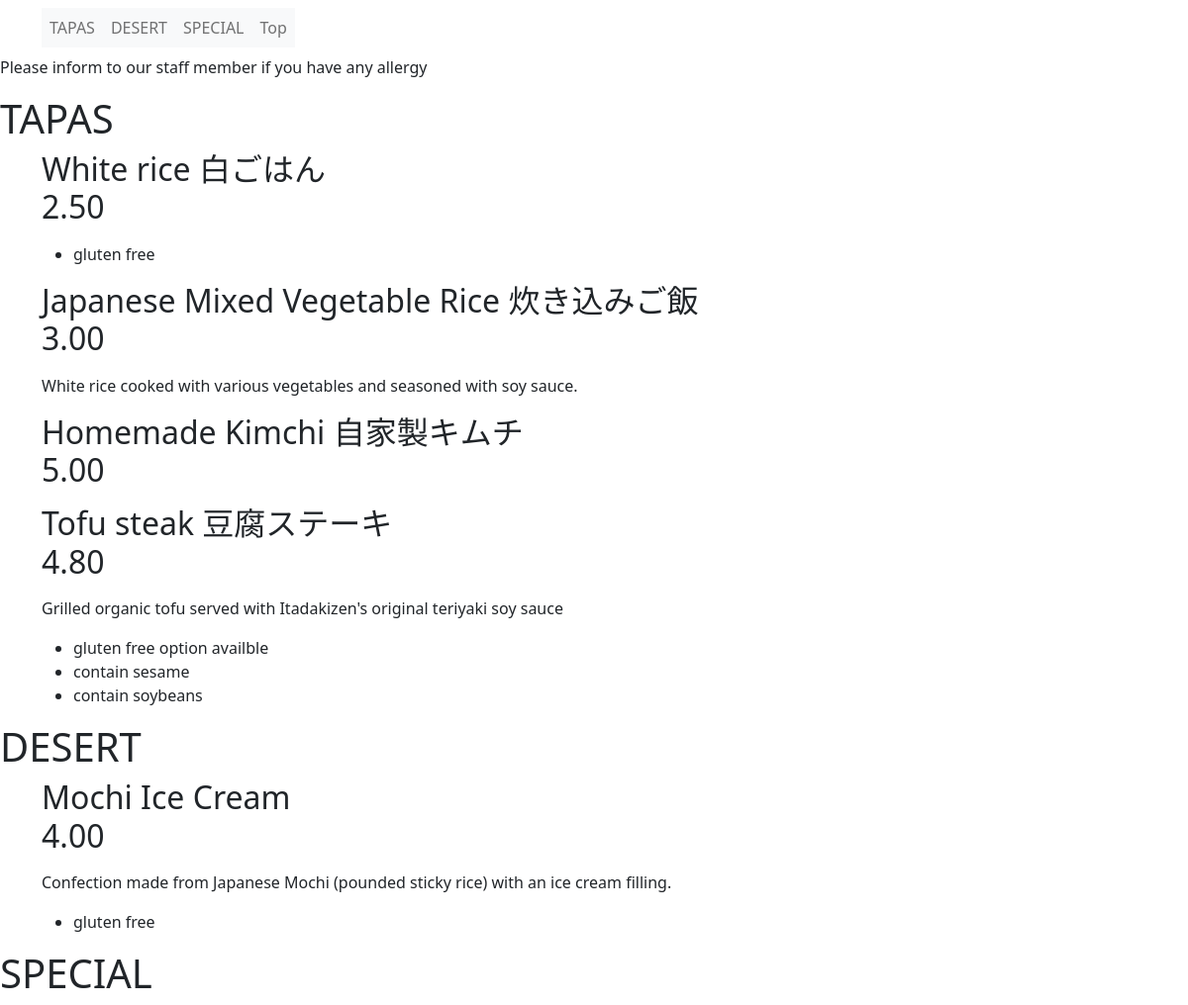
Before: /itadakizen-london/foodmenu with the older database file.
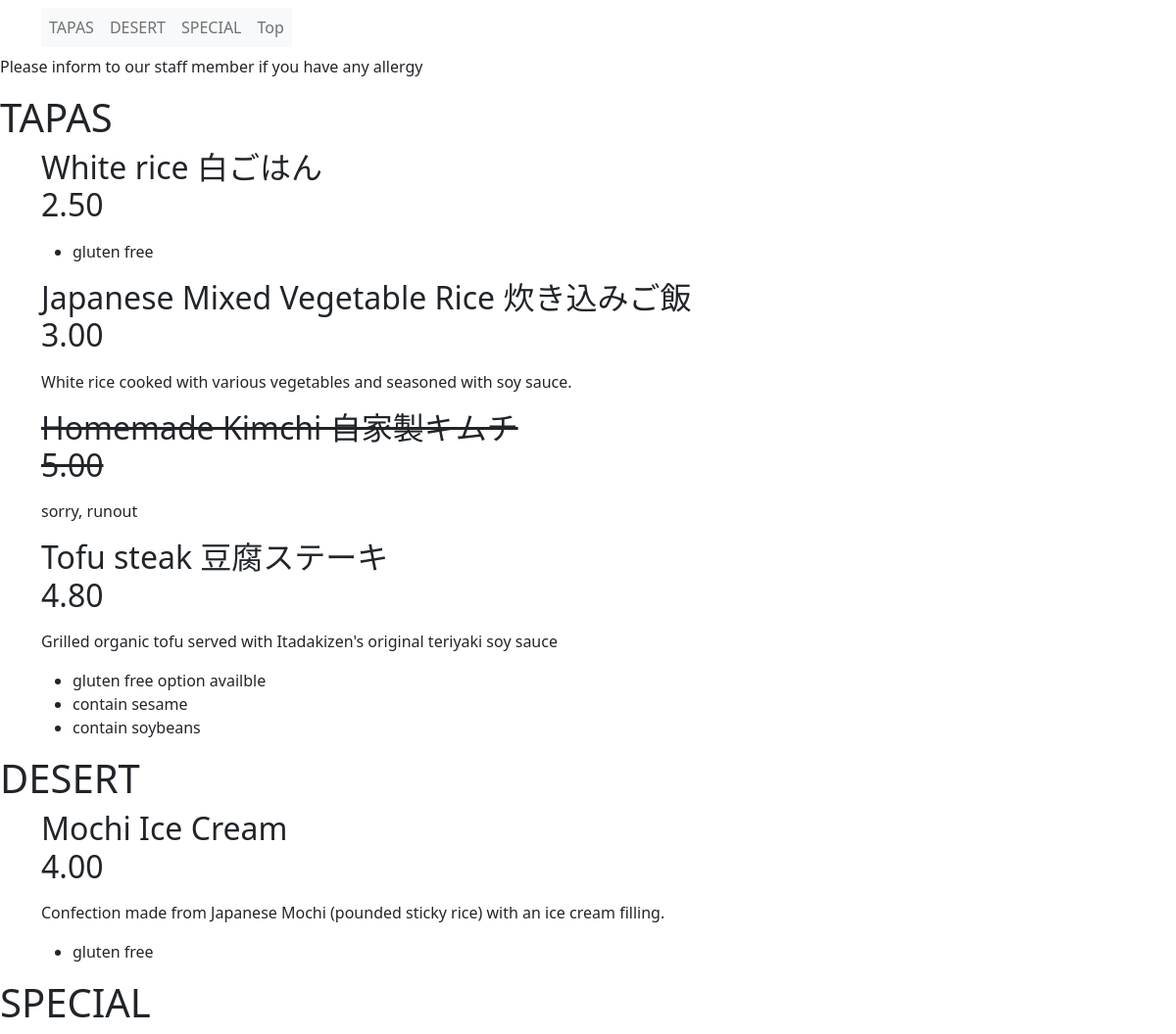
After: the same page with the newer database file.
### menu/models.py (models this page shows)
class FoodMenuItem(models.Model):
    item_name = models.CharField(max_length=100, null=False, blank=False, primary_key=True)
    CATEGORY_CHOICES = [
        ('TAPAS', 'Tapas'),
        ('DESERT', 'Desert'),
        ('SPECIAL', 'Special')
    ]
    category = models.CharField(max_length=50, choices=CATEGORY_CHOICES, null=False, blank=False)
    description = models.CharField(max_length=500, null=True, blank=True)
    price = models.DecimalField(max_digits=6, decimal_places=2, null=False, blank=False)
    active = models.BooleanField(default=True)
    runout = models.BooleanField(default=False)
    glueten_free = models.BooleanField(default=False)
    glueten_free_option = models.BooleanField(default=False)
    onion_garlic_free_option = models.BooleanField(default=False)
    sesame = models.BooleanField(default=False)
    soybeans = models.BooleanField(default=False)
    nuts = models.BooleanField(default=False)
    peanuts = models.BooleanField(default=False)
    mustard = models.BooleanField(default=False)

### menu/views.py (the view)
# urls.py: path('itadakizen-london/foodmenu', views.foodMenu, name='food-menu'),
def foodMenu(request):
    food_menu = FoodMenuItem.objects.all()
    food_category = FoodMenuItem._meta.get_field('category').choices
    category = []
    for c in food_category:
        category.append(c[0])
    return render(request, 'menu/food.html', {'food_menu':food_menu, 'categories':category})

### menu/templates/menu/food.html (shortened to what this page needs)
{% include "./header.html" %}
<body class="food-menu">
  {% include "./menu_nav.html" %}
  <p>Please inform to our staff member if you have any allergy</p>
  {% for category in categories %}
    <h1 class='menu-title' id='{{ category }}'>{{ category }}</h1>
    {% for food in food_menu %}
      {% if food.active == True %}
        {% if food.category == category %}
          <div class="container-sm" id="menu-item">
            {% if food.runout == False %}
            <h2 id="item-name">{{ food.item_name }}
              <p id="item-name">{{ food.price }}</p>
            </h2>
            {% else %}
            <h2 id="item-name" style="text-decoration: line-through">{{ food.item_name }}
              <p id="item-name">{{ food.price }}</p>
            </h2>
            <p id="runout-msg">sorry, runout</p>
            {% endif %}
            <p id="item-description">{{ food.description }}</p>
            <ul>
            {% if food.glueten_free == True %}
              <li id="item-info" class="gluten">gluten free</li>
            {% endif %}
            {% if food.glueten_free_option == True %}
              <li id="item-info" class="gluten">gluten free option availble</li>
            {% endif %}
            {% if food.sesame == True %}
              <li id="item-info" class="allergy">contain sesame</li>
            {% endif %}
            {% if food.soybeans == True %}
              <li id="item-info" class="allergy">contain soybeans</li>
            {% endif %}
            </ul>
          </div>
        {% endif %}
    {% endif %}
    {% endfor %}
  {% endfor %}
</body>

### menu/templates/menu/header.html (shortened to what this page needs)
<!DOCTYPE html>
<html lang="en" dir="ltr">
<head>
  {% load static %}
  {% load compress %}
  <link href="https://cdn.jsdelivr.net/npm/bootstrap@5.0.2/dist/css/bootstrap.min.css" rel="stylesheet">
  {% compress css %}
    <link type="text/x-scss" href="{% static "css/main.sass" %}" rel="stylesheet" media="screen">
  {% endcompress %}
  <link rel="stylesheet" href="https://cdn.jsdelivr.net/npm/bootstrap-icons@1.5.0/font/bootstrap-icons.css">
</head>

### menu/templates/menu/menu_nav.html (shortened to what this page needs)
<nav class="navbar sticky-top navbar-light navbar-expand-sm" id="menu-nav">
  <div class="container-sm">
    <div class="collapse navbar-collapse" id="navbarNav">
      <ul class="navbar-nav bg-light">
        {% for category in categories %}
          <li class="nav-item"><a class="nav-link" id="menu-nav-link" aria-current="page" href="#{{ category }}">{{ category }}</a></li>
        {% endfor %}
        <li class="nav-item"><a class="nav-link" id="menu-nav-link" href="#" onclick="topFunction">Top</a></li>
      </ul>
    </div>
  </div>
</nav>

Changed rows visible on the page:
changed FoodMenuItem "Homemade Kimchi 自家製キムチ": runout False → True (drawn)
Other visible differences:
list line gone: "Homemade Kimchi 自家製キムチ 5.00"
new list line: "Homemade Kimchi 自家製キムチ 5.00 sorry, runout"
